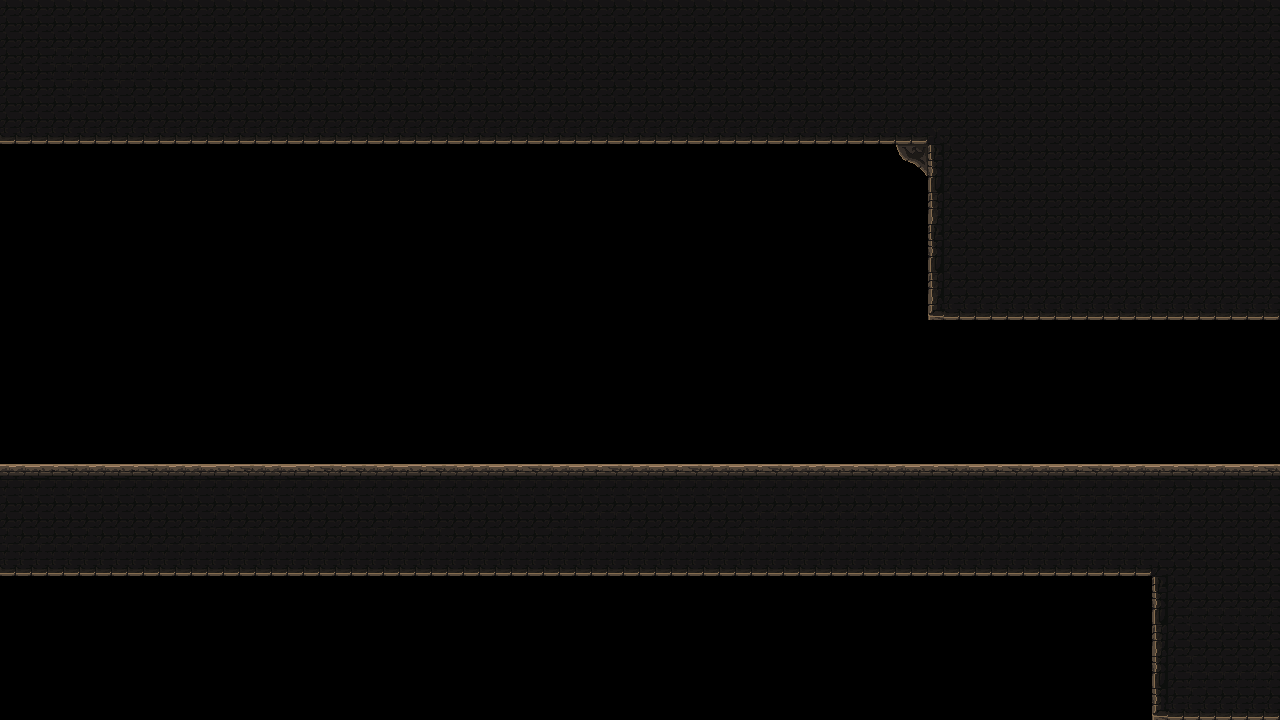

This is a level from a 2D game, rendered from its Tiled map with the project's own tilesets. A one-line summary and the map file follow, with tile-layer data summarised:
An orthogonal 80x45 tile map with 16x16 px tiles, 1 tile layer (platform).

<map version="1.4" tiledversion="1.4.3" orientation="orthogonal" renderorder="right-down" width="80" height="45" tilewidth="16" tileheight="16" infinite="0" nextlayerid="2" nextobjectid="1">
 <tileset firstgid="1" name="mainlevbuild_A" tilewidth="16" tileheight="16" tilecount="4096" columns="64">
  <image source="mainlevbuild_A.png" width="1024" height="1024" />
 </tileset>
 <layer id="1" name="platform" width="80" height="45">
  <data>[3600 cells, 1598 non-empty, 18 distinct tile ids]</data>
 </layer>
</map>
